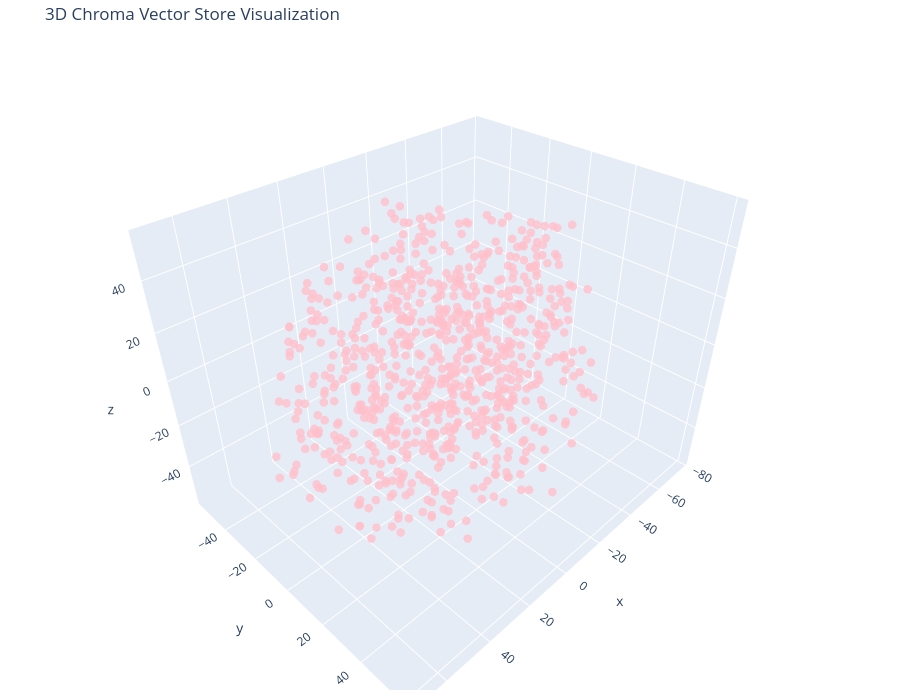

Source (notebook cell):
### Code cell
# Let's try 3D!

tsne = TSNE(n_components=3, random_state=42)
reduced_vectors = tsne.fit_transform(vectors)

# Create the 3D scatter plot
fig = go.Figure(data=[go.Scatter3d(
    x=reduced_vectors[:, 0],
    y=reduced_vectors[:, 1],
    z=reduced_vectors[:, 2],
    mode='markers',
    marker=dict(size=5, color=colors, opacity=0.8),
    text=[f"Type: {t}<br>Text: {d[:100]}..." for t, d in zip(doc_types, documents)],
    hoverinfo='text'
)])

fig.update_layout(
    title='3D Chroma Vector Store Visualization',
    scene=dict(xaxis_title='x', yaxis_title='y', zaxis_title='z'),
    width=900,
    height=700,
    margin=dict(r=10, b=10, l=10, t=40)
)

fig.show()

### Figure 1 — Plotly figure (JSON) as saved in the notebook; plotly's stock layout.template omitted (floating-point values rounded to 4 significant figures; data arrays with more than 128 entries replaced by an {"elided": "..."} marker saying what was removed)
{"data": [{"hoverinfo": "text", "marker": {"color": {"elided": "780 str values"}, "opacity": 0.8, "size": 5}, "mode": "markers", "text": {"elided": "780 str values"}, "type": "scatter3d", "x": {"elided": "780 float values"}, "y": {"elided": "780 float values"}, "z": {"elided": "780 float values"}}], "layout": {"height": 700, "margin": {"b": 10, "l": 10, "r": 10, "t": 40}, "scene": {"xaxis": {"title": {"text": "x"}}, "yaxis": {"title": {"text": "y"}}, "zaxis": {"title": {"text": "z"}}}, "title": {"text": "3D Chroma Vector Store Visualization"}, "width": 900}}
